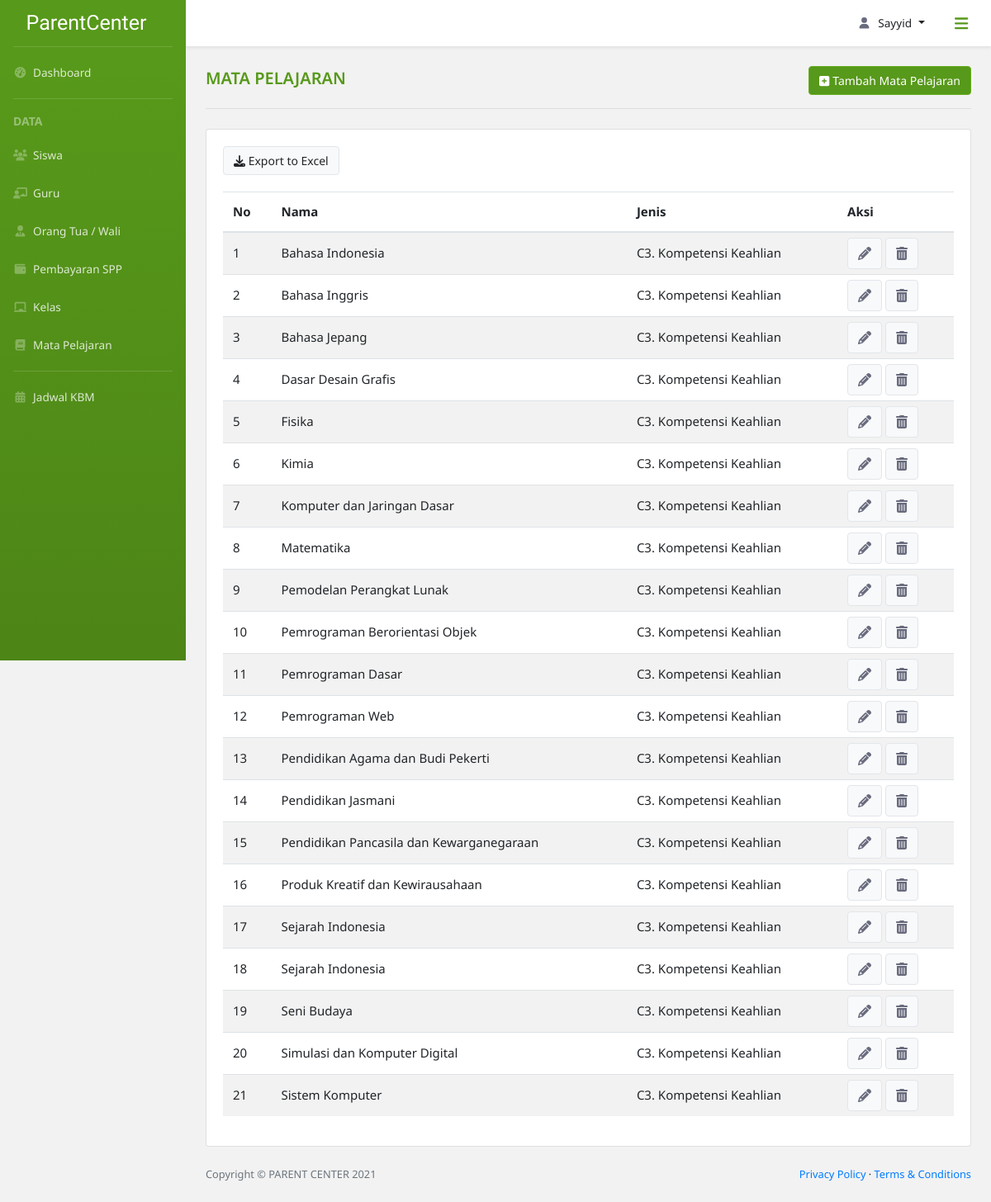
The page /data_mapel/ (signed in) on the database as committed earlier.
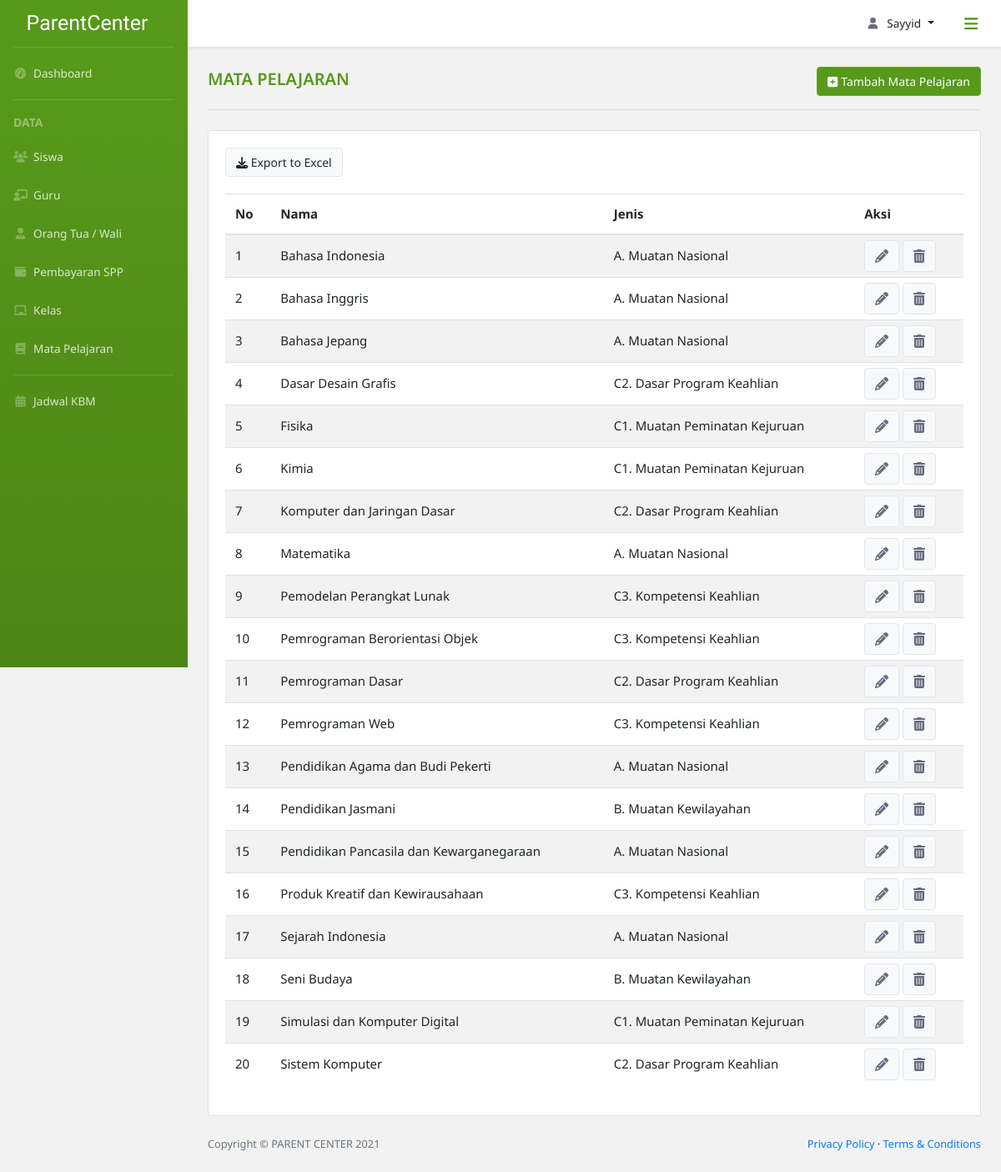
The same page on the database as committed later.
### parent_center_app/models.py (models this page shows, shortened)
class Mapel(models.Model):
    id_mapel = models.CharField(max_length=10,
                                primary_key=True,
                                unique=True,
                                default=custom_mapel,
                                editable=False)
    nama = models.CharField(max_length=50)
    class jenis_mapel(models.TextChoices):
        A = 'A', 'A. Muatan Nasional'
        B = 'B', 'B. Muatan Kewilayahan'
        C1 = 'C1', 'C1. Muatan Peminatan Kejuruan'
        C2 = 'C2', 'C2. Dasar Program Keahlian'
        C3 = 'C3', 'C3. Kompetensi Keahlian'
    jenis = models.CharField(max_length=30,
                             choices=jenis_mapel.choices,
                             default=jenis_mapel.A)

### parent_center_app/views.py (the view)
# urls.py: path('data_mapel/', views.dataMapel, name='data mapel'),
@login_required(login_url='login')
def dataMapel(request, pk=None):
    if level_permission(request, ['Admin']) is False:
        return redirect(level_login(request))
    else:
        mapel_detail = Mapel.objects.filter(pk=pk).first()
        mapel = Mapel.objects.filter().order_by('nama')
        if mapel_detail is None:
            if request.method == 'POST':
                form = MapelForm(request.POST)
                if form.is_valid():
                    form.save()
            else:
                form = MapelForm()
        else:
            form = MapelForm(request.POST, instance=mapel_detail)
        return render(request,
                      'parent_center_app/data_mapel.html',
                      {'title': 'Mata Pelajaran',
                       'mapel': mapel,
                       'form': form})

### parent_center_app/utils.py (called while the page is built)
def custom_mapel():
    id = "pel-"+datetime.now().strftime('%d%m%Y%H%M%S%f')
    return id

### parent_center_app/views.py (called while the page is built)
def level_permission(current_user, level: list) -> bool:
    if current_user.user.extenduser.user_level in level:
        return True
    else:
        return False

### parent_center_app/templates/parent_center_app/data_mapel.html (shortened to what this page needs)
{% extends 'parent_center_app/base.html' %}
{% block breadcrumb %}
<div class="row d-flex pt-4 div-tambah">
    <div class="col-lg-7 col-sm-6">
        <div class="div-title">
            <span class="title-content">{{title}}</span>
        </div>
    </div>
    <div class="col-lg-5 col-sm-6 align-self-center text-right">
        <button class="btn btn-light btn-tambah" type="button" data-toggle="modal" data-target="#modal_tambah_mapel"><i class="fas fa-plus-square"></i> Tambah {{title}}</button>
    </div>
</div>
<hr class="dropdown-divider hr-title mb-4 mx-4 mt-3">
{% endblock breadcrumb %}
{% block content %}
    <div class="row">
        <div class="col-lg-12">
            <div class="card">
                <div class="card-body card-dashboard">
                    <div class="row mx-0">
                        <div class="col-lg-12 px-0 div-sort">
                            <button class="btn btn-light"><i class="fas fa-download"></i> Export to Excel</button>
                        </div>
                    </div>
                    <div class="table-responsive table-mapel">
                        <table class="table table table-striped table-siswa" id="table-custom">
                            <thead>
                                <tr>
                                    <th scope="col">No</th>
                                    <th scope="col">Nama</th>
                                    <th scope="col">Jenis</th>
                                    <th scope="col">Aksi</th>
                                </tr>
                            </thead>
                            <tbody>
                                {% for pelajaran in mapel %}
                                <tr>
                                    <td>{{forloop.counter}}</td>
                                    <td>{{ pelajaran.nama }}</td>
                                    <td>
                                        {% if pelajaran.jenis == 'A' %}
                                        A. Muatan Nasional
                                        {% elif pelajaran.jenis == 'B' %}
                                        B. Muatan Kewilayahan
                                        {% elif pelajaran.jenis == 'C1' %}
                                        C1. Muatan Peminatan Kejuruan
                                        {% elif pelajaran.jenis == 'C2' %}
                                        C2. Dasar Program Keahlian
                                        {% else %}
                                        C3. Kompetensi Keahlian
                                        {% endif %}
                                    </td>
                                    <td>
                                        <a href="#"><button class="btn btn-light" class="open-modal" type="button" data-target="#modal_edit_mapel" data-url="{% url 'edit mapel' pk=pelajaran.pk }"">
                                            <i class="fas fa-pencil-alt"></i></button>
                                        </a>
                                        <button class="btn btn-light" type="button" data-toggle="modal" data-target="#modal_hapus"><i class="fas fa-trash-alt"></i></button>
                                    </td>
                                </tr>
                            </tbody>
                        </table>
                    </div>
                </div>
            </div>
        </div>
    </div>
{% endblock content %}

### parent_center_app/templates/parent_center_app/base.html (shortened to what this page needs)
{% load static %}
<!DOCTYPE html>
<html lang="en">
    <head>
        <link href="{% static 'parent_center_app/assets/css/bootstrap-toggle.min.css' %}" rel="stylesheet">
        <link href="{% static 'parent_center_app/assets/css/style-custom.css' %}" rel="stylesheet" />
        <link href="{% static 'parent_center_app/assets/css/styles.css' %}" rel="stylesheet" />
        <link rel="stylesheet" type="text/css" href="{% static 'parent_center_app/assets/css/dataTables.bootstrap4.min.css' %}"/>
        <link href="{% static 'parent_center_app/vendor/fontawesome-free/css/all.min.css' %}" rel="stylesheet" type="text/css">
        <link href="//cdn.jsdelivr.net/npm/select2@4.1.0-rc.0/dist/css/select2.min.css" rel="stylesheet" />
    </head>
    <body class="sb-nav-fixed">
        <nav class="sb-topnav navbar navbar-expand navbar-dark bg-putih shadow-sm">
            <button class="btn btn-link btn-sm order-1 rounded-circle" id="sidebarToggle" href="#"><i class="fas fa-bars fa-lg"></i></button>
            <ul class="navbar-nav ml-auto md-0 mr-2">
                <li class="nav-item dropdown">
                    <a class="nav-link dropdown-toggle" id="userDropdown" href="#" role="button" data-toggle="dropdown" aria-haspopup="true" aria-expanded="false"><i class="fas fa-user fa-fw"></i>{{ request.user }}</a>
                </li>
            </ul>
        </nav>
        <div id="layoutSidenav">
            <div id="layoutSidenav_nav">
                <nav class="sb-sidenav accordion bg-green" id="sidenavAccordion">
                    <div class="sb-sidenav-menu">
                        <div class="nav">
                            <a class="navbar-brand d-flex align-self-center align-items-center" href="/dashboard_admin">
                                ParentCenter
                            </a>
                            <div class="dropdown-divider mx-3 mt-0"></div>
                            <a class="nav-link" href="/dashboard_admin">
                                <i class="fas fa-fw fa-tachometer-alt"></i>&nbsp;
                                Dashboard
                            </a>
                            <div class="dropdown-divider mx-3"></div>
                            <div class="dropdown-header">
                                DATA
                            </div>
                            <a class="nav-link" href="/data_siswa">
                                <i class="fas fa-fw fa-users"></i>&nbsp;
                                Siswa
                            </a>
                            <a class="nav-link" href="/data_guru">
                                <i class="fas fa-fw fa-chalkboard-teacher"></i>&nbsp;
                                Guru
                            </a>
                            <a class="nav-link" href="/data_orangtua">
                                <i class="fas fa-fw fa-user-tie"></i>&nbsp;
                                Orang Tua / Wali
                            </a>
                            <a class="nav-link" href="/cari_spp">
                                <i class="fas fa-fw fa-wallet"></i>&nbsp;
                                Pembayaran SPP
                            </a>
                            <a class="nav-link" href="/data_kelas">
                                <i class="fas fa-fw fa-chalkboard"></i>&nbsp;
                                Kelas
                            </a>
                            <a class="nav-link" href="/data_mapel">
                                <i class="fas fa-fw fa-book"></i>&nbsp;
                                Mata Pelajaran
                            </a>
                            <div class="dropdown-divider mx-3"></div>
                            <a class="nav-link" href="/jadwal_kbm">
                                <i class="fas fa-fw fa-calendar-alt"></i>&nbsp;
                                Jadwal KBM
                            </a>
                        </div>
                    </div>
                </nav>
            </div>
            <div id="layoutSidenav_content">
                <main>
                    <div class="container-fluid px-0">
                        {% block breadcrumb %}
                        {% endblock breadcrumb %}
                        {% block content %}
                        {% endblock content %}
                    </div>
                </main>
                <footer class="py-4 bg-grey mt-auto">
                    <div class="container-fluid">
                        <div class="d-flex align-items-center justify-content-between small">
                            <div class="text-muted">Copyright &copy; PARENT CENTER 2021</div>
                            <div>
                                <a href="/privacy-policy">Privacy Policy</a>
                                &middot;
                                <a href="/terms-condition">Terms &amp; Conditions</a>
                            </div>
                        </div>
                    </div>
                </footer>
            </div>
        </div>
    </body>
</html>

### parent_center_app/static/parent_center_app/assets/css/style-custom.css (style rules this page uses)
* { font-family: 'Noto Sans', sans-serif; }
body { background-color: #f2f2f2!important; }
#userDropdown svg { margin-right: .5rem; }
#userDropdown { text-transform: capitalize; }
a#userDropdown.nav-link.dropdown-toggle::after { margin-left: .5rem!important; }
.bg-putih { background-color: #fff; }
.bg-green { background-color: #57991a; background-image: linear-gradient(180deg,#57991a 10%,#4d8517 100%); background-size: cover; }
.sb-sidenav-menu a.nav-link { color: rgba(255,255,255,.8)!important; }
.sb-sidenav-menu a.nav-link svg { color: rgba(255,255,255,.3)!important; }
.navbar-nav a, #ddUser .dropdown-item { color: #212529!important; }
.navbar-nav a svg, .card-dashboard svg { color: #686a7d!important; }
.sb-sidenav .dropdown-divider { border-color: rgba(255,255,255,.15); }
.sb-sidenav .dropdown-header { color: rgba(255,255,255,.4); }
#sidebarToggle { height: 2.5rem!important; width: 2.5rem!important; font-weight: 400!important; color: #57991a!important; }
.navbar-brand { height: 56px; color: #fff; font-family: 'Satisfy', cursive!important; font-size: 25px!important; }
.sb-nav-fixed .sb-topnav { z-index: 1038!important; }
.sb-nav-fixed #layoutSidenav #layoutSidenav_nav .sb-sidenav { padding-top: 0!important; }
.dropdown-header { padding-left: 1rem!important; font-weight: bold; }
.sb-sidenav-menu, .sb-topnav.navbar, #ddUser .dropdown-item { font-size: 13.6px; }
.nav-link { padding: 12.8px 16px!important; }
.title-content { font-size: 20px; font-weight: 600; color: #57991a; text-transform: uppercase; }
.hr-title { border-color: #ddd!important; border-width: 2px; }
.card-dashboard, #btn-jadwal, .dropdown-jadwal .dropdown-item { font-size: 15px!important; }
.card-dashboard .row { margin-bottom: 1.25rem; }
.container-fluid .row { margin-left: .75rem; margin-right: .75rem; }
.table-siswa tbody tr td { padding: 6px 12px; }
.btn-tambah.btn-light { background-color: #57991a!important; border-color: #66ad1f!important; font-size: 14px!important; color: #fff!important; }
.div-sort * { font-size: 14px!important; color: #212529; }
.btn-light { border: 1px solid #e2e6ea!important; }
.table-mapel table tbody tr td, .table-kelas table tbody tr td { vertical-align: middle; }

Rows that differ between the two databases and show on the page:
removed Mapel: nama "Sejarah Indonesia", jenis "C3. Kompetensi Keahlian"
changed Mapel "Bahasa Indonesia": jenis "C3. Kompetensi Keahlian" → "A. Muatan Nasional"
changed Mapel "Bahasa Inggris": jenis "C3. Kompetensi Keahlian" → "A. Muatan Nasional"
changed Mapel "Bahasa Jepang": jenis "C3. Kompetensi Keahlian" → "A. Muatan Nasional"
changed Mapel "Dasar Desain Grafis": jenis "C3. Kompetensi Keahlian" → "C2. Dasar Program Keahlian"
changed Mapel "Fisika": jenis "C3. Kompetensi Keahlian" → "C1. Muatan Peminatan Kejuruan"
changed Mapel "Kimia": jenis "C3. Kompetensi Keahlian" → "C1. Muatan Peminatan Kejuruan"
changed Mapel "Komputer dan Jaringan Dasar": jenis "C3. Kompetensi Keahlian" → "C2. Dasar Program Keahlian"
changed Mapel "Matematika": jenis "C3. Kompetensi Keahlian" → "A. Muatan Nasional"
changed Mapel "Pemrograman Dasar": jenis "C3. Kompetensi Keahlian" → "C2. Dasar Program Keahlian"
changed Mapel "Pendidikan Agama dan Budi Pekerti": jenis "C3. Kompetensi Keahlian" → "A. Muatan Nasional"
changed Mapel "Pendidikan Jasmani": jenis "C3. Kompetensi Keahlian" → "B. Muatan Kewilayahan"
changed Mapel "Pendidikan Pancasila dan Kewarganegaraan": jenis "C3. Kompetensi Keahlian" → "A. Muatan Nasional"
changed Mapel "Sejarah Indonesia": jenis "C3. Kompetensi Keahlian" → "A. Muatan Nasional"
changed Mapel "Seni Budaya": jenis "C3. Kompetensi Keahlian" → "B. Muatan Kewilayahan"
changed Mapel "Simulasi dan Komputer Digital": jenis "C3. Kompetensi Keahlian" → "C1. Muatan Peminatan Kejuruan"
changed Mapel "Sistem Komputer": jenis "C3. Kompetensi Keahlian" → "C2. Dasar Program Keahlian"
